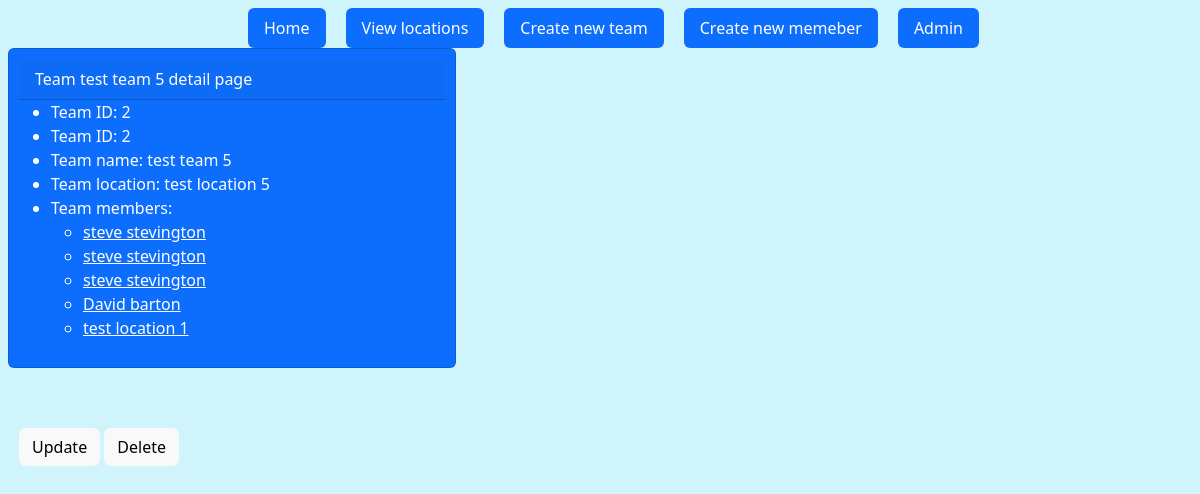
Screenshot of /team-detail/2 with the database file from the repository.
### teams/models.py (models this page shows, shortened)
class Team(models.Model):
    name = models.CharField(max_length=30)
    location = models.ForeignKey(Location, on_delete=models.CASCADE)

class Location(models.Model):
    name = models.CharField(max_length=30)
    def __str__(self):
        return self.name

class Member(models.Model):
    name = models.CharField(max_length=30)
    role = models.CharField(max_length=10, default="member")
    startDate = models.DateField(default = date.today())
    location = models.ForeignKey(Location, on_delete=models.CASCADE)
    team = models.ForeignKey(Team, on_delete=models.CASCADE)

### teams/views.py (the view)
# urls.py: path("team-detail/<int:id>", teamDetail, name="teamDetail"),
def teamDetail(request, id): # will have update and delete
    team = get_object_or_404(Team, pk=id)
    members = Member.objects.filter(team_id = id)
    if request.method == "POST":
        team.delete()
        return redirect("home")
    return render(request, "teams/team-detail.html", {"team": team,
                                                      "members": members})

### teams/templates/teams/team-detail.html (shortened to what this page needs)
{% extends "base.html" %} {% block content%}
<div
  class="card text-bg-primary mb-3"
  style="padding: 10px; max-width: 28rem; height: 20rem"
>
  <div class="card-text">
    <div class="card-header">Team {{team.name}} detail page</div>
    <ul>
      <li>Team ID: {{team.id}}</li>
      <li>Team ID: {{team.id}}</li>
      <li>Team name: {{team.name}}</li>
      <li>Team location: {{team.location}}</li>
      <li>
        Team members:
        <ul>
          {% for member in members %}
          <li>
            <a href="{% url 'memberDetail' member.id %}" style="color: white">
              {{ member.name }}
            </a>
          </li>
          {% endfor %}
        </ul>
      </li>
      <br />
      <br />
      <br />
    </ul>
    <a href="{% url 'teamUpdate' team.id %}"
      ><button class="btn btn-light">Update</button></a
    >
    <a href="{% url 'teamDelete' team.id %}"
      ><button class="btn btn-light">Delete</button></a
    >
    {% endblock %}

### rows the page displays
Team: name "test team 5", id "2", location "test location 5"
Member: name "steve stevington"
Member: name "steve stevington"
Member: name "steve stevington"
Member: name "David barton"
Member: name "test location 1"
